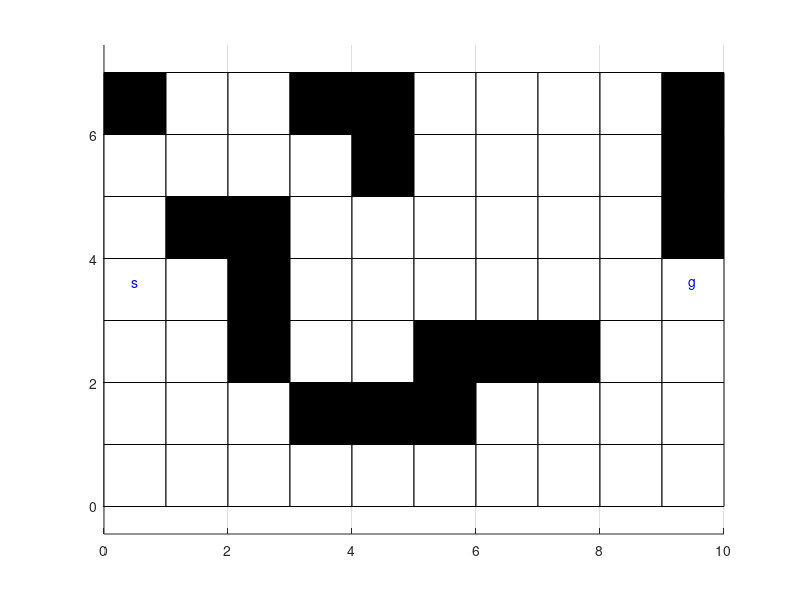
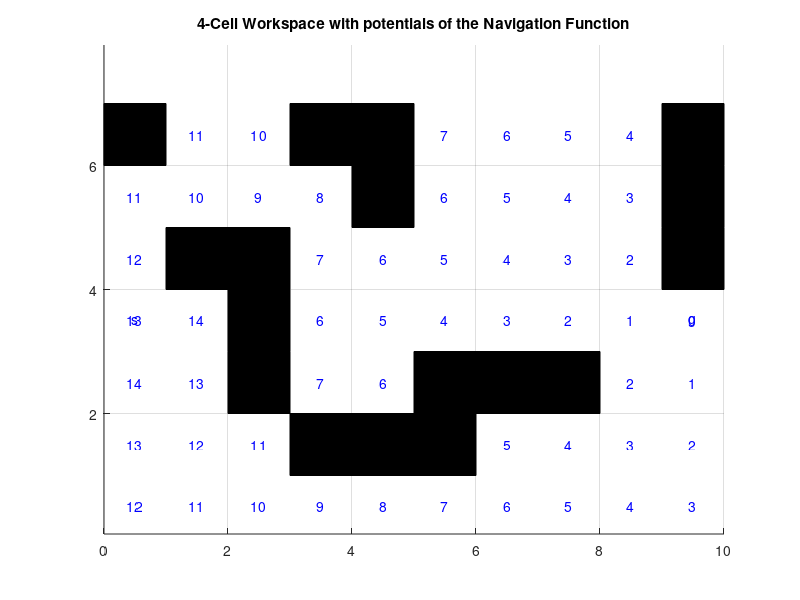
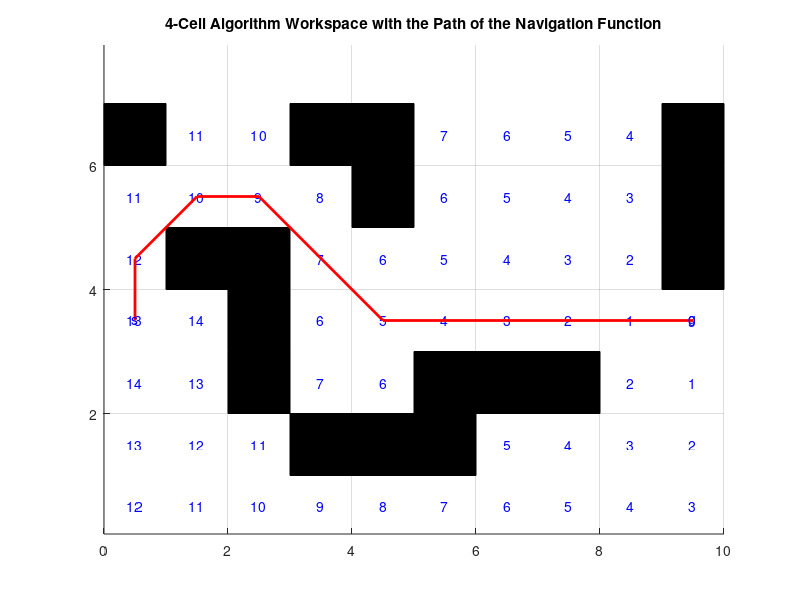
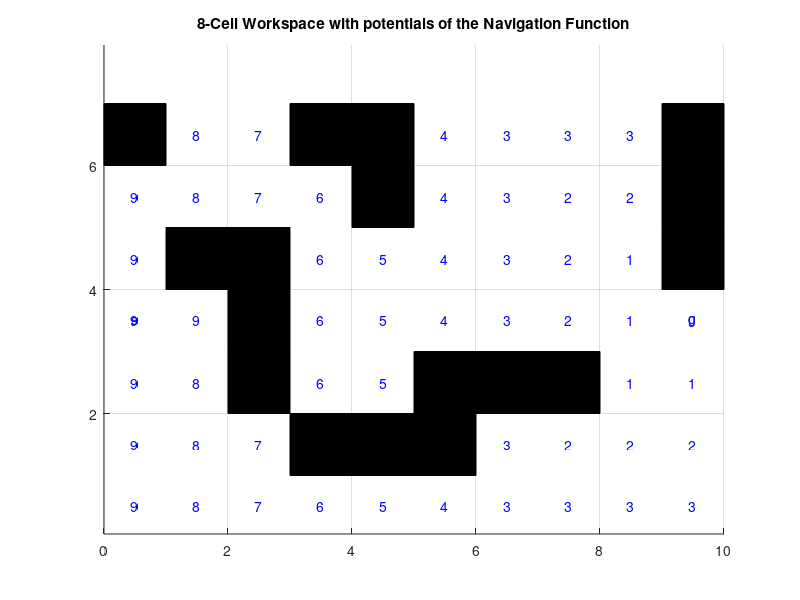

The MATLAB source for these figures, in order:
close all
clear alclose all
clear all
clc

% Dimension of the workspace = config. space
max_rows = 7;
max_cols = 10;

% Highlighted black cells
highlightedCells = [
    1, 1;        % (1, 1)
    1, 4;        % (1, 4)
    1, 5;        % (1, 5)
    1, 10;       % (1, 10)
    2, 5;        % (2, 5)
    2, 10;       % (2, 10)
    3, 2;        % (3, 2)
    3, 3;        % (3, 3)
    3, 10;       % (3, 10)
    4, 3;        % (4, 3)
    5, 3;        % (5, 3)
    5, 6;        % (5, 6)
    5, 7;        % (5, 7)
    5, 8;        % (5, 8)
    6, 4;        % (6, 4)
    6, 5;        % (6, 5)
    6, 6;  ];    % (6, 6)
 

% Environment Definition
figure;
for row = 1:max_rows
    for col = 1:max_cols
        x = col - 1;            % Rectangular x coordinate
        y = max_rows - row;     % Rectangular y coordinate
        
        
        if ismember([row, col], highlightedCells, 'rows')   %Check if the cell is empty or highlighted
            rectangle('Position', [x, y, 1, 1], 'FaceColor', 'k', 'EdgeColor', 'k');    %If highlighted -> black cell
        else
            rectangle('Position', [x, y, 1, 1], 'FaceColor', 'w', 'EdgeColor', 'k');    %If not highlighted -> white cell
        end
    end
end

% "s" inside the starting cell in (4,1)
x_s = 0; % rectangular x coordinate starting from the bottom
y_s = 3; % rectangular y coordinate starting from the bottom
text(x_s + 0.5, y_s + 0.6, 's', 'HorizontalAlignment', 'center', 'VerticalAlignment', 'middle', 'Color', 'b');

% "g" inside the goal cell in (4,10)
x_g = 9; % rectangular x coordinate starting from the bottom
y_g = 3; % rectangular y coordinate starting from the bottom
text(x_g + 0.5, y_g + 0.6, 'g', 'HorizontalAlignment', 'center', 'VerticalAlignment', 'middle', 'Color', 'b');

axis equal;
axis tight;
grid on;

goal = [4, 10]; 
start = [4, 1]; 

%% 4-CELLS Algorithm

potential = inf(max_rows, max_cols);    % Set all the cell to infinite potential
potential(goal(1), goal(2)) = 0;        % Set the goal cell to zero
queue = goal;   % create a queue for the potential propagation

% Potential propagation
while ~isempty(queue)       %While the queue is not empty
    current = queue(1,:);   
    queue(1,:) = [];
    
    % Define neighbors cells (to be studied for the potential computation)m
    % it's in a matrix form.
    neighbors = [current(1)-1, current(2); % nord
                 current(1)+1, current(2); % sud
                 current(1), current(2)-1; % ovest
                 current(1), current(2)+1]; % est
    
    for i = 1:size(neighbors, 1)
        studied_row = neighbors(i, 1); 
        studied_col = neighbors(i, 2);
        
        
        if studied_row >= 1 && studied_row <= max_rows && studied_col >= 1 && studied_col <= max_cols   %Check if it's in the workspace
           
            if ~ismember([studied_row, studied_col], highlightedCells, 'rows') && potential(studied_row, studied_col) == inf  % Check if adjacent cell is empty and not yet visited
                potential(studied_row, studied_col) = potential(current(1), current(2)) + 1;    %Compute the potential of the studied cell under examination
                queue = [queue; studied_row, studied_col];  %Add the adjecent cell to the queue in order to be studied as well.
            end
        end
    end
end

disp('4-Cell Potentials Matrix');
disp('');
disp(potential);

% Plot of the workspace with all the potentials of the Navigation Function
% In order to make different plots with all the results, some commands are
% repeated.
figure;
for row = 1:max_rows
    for col = 1:max_cols
        x = col - 0.5;              % x coordinate of the center of the cell
        y = max_rows - row + 0.5;   % y coordinate of the center of the cell
        %The text will be put in the center

        
        if ismember([row, col], highlightedCells, 'rows') % If the cell is an obstacle 
            rectangle('Position', [col-1, max_rows-row, 1, 1], 'FaceColor', 'k', 'EdgeColor', 'k'); % black cell
        else
            % Write the potential in the plot only in cells with a finite number inside 
            if isfinite(potential(row, col))
                text(x, y, num2str(potential(row, col)), 'HorizontalAlignment', 'center', 'VerticalAlignment', 'middle', 'Color', 'b');
            end
        end
    end
end

%Start
text(0.5, max_rows - 4 + 0.5, 's', 'HorizontalAlignment', 'center', 'VerticalAlignment', 'middle', 'Color', 'b');
%Goal
text(10 - 0.5, max_rows - 4 + 0.5, 'g', 'HorizontalAlignment', 'center', 'VerticalAlignment', 'middle', 'Color', 'b');

axis equal;
axis tight;
grid on;
title('4-Cell Workspace with potentials of the Navigation Function');

%% 4-Cell PATH Planning
current = start;
path = [current]; % it's a matrix containing all the point coordinates where to move.

while ~isequal(current, goal)
    neighbors = [current(1)-1, current(2); % nord
                 current(1)+1, current(2); % sud
                 current(1), current(2)-1; % ovest
                 current(1), current(2)+1; % est
                 current(1)-1, current(2)-1; % nord-ovest
                 current(1)-1, current(2)+1; % nord-est
                 current(1)+1, current(2)-1; % sud-ovest
                 current(1)+1, current(2)+1]; % sud-est
    
    
    min_potential = inf;
    next_cell = [];
    for i = 1:size(neighbors, 1)            % Select the cell with the lowest potential
        studied_row = neighbors(i, 1);
        studied_col = neighbors(i, 2);
        if studied_row >= 1 && studied_row <= max_rows && studied_col >= 1 && studied_col <= max_cols
            if potential(studied_row, studied_col) < min_potential
                min_potential = potential(studied_row, studied_col);
                next_cell = [studied_row, studied_col];
            end
        end
    end
    
    
    path = [path; next_cell];   % Add the lowest potential cell to the path.
    current = next_cell;        % Move to the next cell
end

% Draw the workspace with the path line
figure;
for row = 1:max_rows
    for col = 1:max_cols
        x = col - 0.5; 
        y = max_rows - row + 0.5;
        
        
        if ismember([row, col], highlightedCells, 'rows')
            rectangle('Position', [col-1, max_rows-row, 1, 1], 'FaceColor', 'k', 'EdgeColor', 'k'); % se è un ostacolo, disegna un rettangolo nero
        else
            if isfinite(potential(row, col))
                text(x, y, num2str(potential(row, col)), 'HorizontalAlignment', 'center', 'VerticalAlignment', 'middle', 'Color', 'b');
            end
        end
    end
end

hold on;
plot(path(:, 2) - 0.5, max_rows - path(:, 1) + 0.5, 'r', 'LineWidth', 2); % Draw the optimal path
hold off;

text(start(2) - 0.5, max_rows - start(1) + 0.5, 's', 'HorizontalAlignment', 'center', 'VerticalAlignment', 'middle', 'Color', 'b');
text(goal(2) - 0.5, max_rows - goal(1) + 0.5, 'g', 'HorizontalAlignment', 'center', 'VerticalAlignment', 'middle', 'Color', 'b');

axis equal;
axis tight;
grid on;
title('4-Cell Algorithm Workspace with the Path of the Navigation Function');


%% 8-CELLS Algorithm
% Same thing of the 4-Cells algorithm, but in the while loop there are more
% cells to check

goal = [4, 10];
potential = inf(max_rows, max_cols);
potential(goal(1), goal(2)) = 0;

queue = goal;


while ~isempty(queue)
    current = queue(1,:);
    queue(1,:) = [];
    
    % Determina le celle adiacenti
    neighbors = [current(1)-1, current(2); % nord
                 current(1)+1, current(2); % sud
                 current(1), current(2)-1; % ovest
                 current(1), current(2)+1; % est
                 current(1)-1, current(2)-1; % nord-ovest
                 current(1)-1, current(2)+1; % nord-est
                 current(1)+1, current(2)-1; % sud-ovest
                 current(1)+1, current(2)+1]; % sud-est
    
    for i = 1:size(neighbors, 1)
        studied_row = neighbors(i, 1);
        studied_col = neighbors(i, 2);
        

        if studied_row >= 1 && studied_row <= max_rows && studied_col >= 1 && studied_col <= max_cols
            if ~ismember([studied_row, studied_col], highlightedCells, 'rows') && potential(studied_row, studied_col) == inf % Check if adjacent cell is empty and not yet visited
                potential(studied_row, studied_col) = potential(current(1), current(2)) + 1;  %Compute the potential of the studied cell under examination
                queue = [queue; studied_row, studied_col];  % Add to queue
            end
        end
    end
end

disp('8-Cell Potentials Matrix');
disp('');
disp(potential);

figure;
for row = 1:max_rows
    for col = 1:max_cols
        x = col - 0.5; 
        y = max_rows - row + 0.5;
        

        if ismember([row, col], highlightedCells, 'rows')
            rectangle('Position', [col-1, max_rows-row, 1, 1], 'FaceColor', 'k', 'EdgeColor', 'k'); 
        else
            if isfinite(potential(row, col))
                text(x, y, num2str(potential(row, col)), 'HorizontalAlignment', 'center', 'VerticalAlignment', 'middle', 'Color', 'b');
            end
        end
    end
end

text(0.5, max_rows - 4 + 0.5, 's', 'HorizontalAlignment', 'center', 'VerticalAlignment', 'middle', 'Color', 'b');

text(10 - 0.5, max_rows - 4 + 0.5, 'g', 'HorizontalAlignment', 'center', 'VerticalAlignment', 'middle', 'Color', 'b');

axis equal;
axis tight;
grid on;
title('8-Cell Workspace with potentials of the Navigation Function');

%% 8-CELL PATH Planning
%Same of 4-CELL PATH Planning
current = start;
path = [current];

while ~isequal(current, goal)
   neighbors = [current(1)-1, current(2);           % nord
             current(1)+1, current(2);           % sud
             current(1), current(2)-1;           % ovest
             current(1), current(2)+1;           % est
             current(1)-1, current(2)-1;         % nord-ovest
             current(1)-1, current(2)+1;         % nord-est
             current(1)+1, current(2)-1;         % sud-ovest
             current(1)+1, current(2)+1];        % sud-est
    
    min_potential = inf;
    next_cell = [];
    for i = 1:size(neighbors, 1)
        studied_row = neighbors(i, 1);
        studied_col = neighbors(i, 2);
        

        if studied_row >= 1 && studied_row <= max_rows && studied_col >= 1 && studied_col <= max_cols
            if potential(studied_row, studied_col) < min_potential
                min_potential = potential(studied_row, studied_col);
                next_cell = [studied_row, studied_col];
            end
        end
    end

    path = [path; next_cell];   % Add the lowest potential cell in the path
    current = next_cell;
end


figure;
for row = 1:max_rows
    for col = 1:max_cols
        x = col - 0.5;
        y = max_rows - row + 0.5;
        
        if ismember([row, col], highlightedCells, 'rows')
            rectangle('Position', [col-1, max_rows-row, 1, 1], 'FaceColor', 'k', 'EdgeColor', 'k');
        else
            if isfinite(potential(row, col))
                text(x, y, num2str(potential(row, col)), 'HorizontalAlignment', 'center', 'VerticalAlignment', 'middle', 'Color', 'b');
            end
        end
    end
end

hold on;
plot(path(:, 2) - 0.5, max_rows - path(:, 1) + 0.5, 'r', 'LineWidth', 2); 
hold off;

text(start(2) - 0.5, max_rows - start(1) + 0.5, 's', 'HorizontalAlignment', 'center', 'VerticalAlignment', 'middle', 'Color', 'b');
text(goal(2) - 0.5, max_rows - goal(1) + 0.5, 'g', 'HorizontalAlignment', 'center', 'VerticalAlignment', 'middle', 'Color', 'b');

axis equal;
axis tight;
grid on;
title('8-Cell Algorithm Workspace with the Path of the Navigation Function');